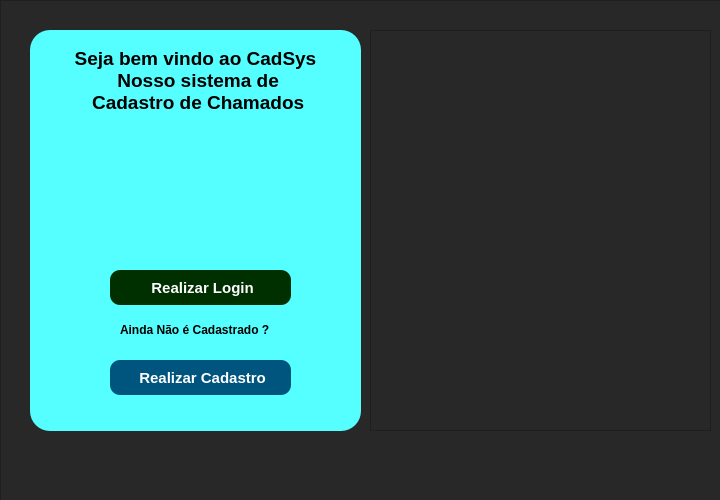
<?xml version="1.0" encoding="UTF-8"?>
<ui version="4.0">
 <class>MainWindow</class>
 <widget class="QMainWindow" name="MainWindow">
  <property name="geometry">
   <rect>
    <x>0</x>
    <y>0</y>
    <width>720</width>
    <height>500</height>
   </rect>
  </property>
  <property name="maximumSize">
   <size>
    <width>720</width>
    <height>500</height>
   </size>
  </property>
  <property name="windowTitle">
   <string>Login</string>
  </property>
  <property name="styleSheet">
   <string notr="true"/>
  </property>
  <widget class="QWidget" name="centralwidget">
   <widget class="QFrame" name="frame">
    <property name="geometry">
     <rect>
      <x>0</x>
      <y>0</y>
      <width>721</width>
      <height>501</height>
     </rect>
    </property>
    <property name="styleSheet">
     <string notr="true">background-color: rgb(40, 40, 40);</string>
    </property>
    <property name="frameShape">
     <enum>QFrame::StyledPanel</enum>
    </property>
    <property name="frameShadow">
     <enum>QFrame::Raised</enum>
    </property>
    <widget class="QFrame" name="frame_2">
     <property name="geometry">
      <rect>
       <x>30</x>
       <y>30</y>
       <width>331</width>
       <height>401</height>
      </rect>
     </property>
     <property name="styleSheet">
      <string notr="true">background-color: rgb(85, 255, 255);
border-radius: 20px </string>
     </property>
     <property name="frameShape">
      <enum>QFrame::StyledPanel</enum>
     </property>
     <property name="frameShadow">
      <enum>QFrame::Raised</enum>
     </property>
     <widget class="QLabel" name="label">
      <property name="geometry">
       <rect>
        <x>30</x>
        <y>10</y>
        <width>271</width>
        <height>81</height>
       </rect>
      </property>
      <property name="font">
       <font>
        <pointsize>14</pointsize>
        <weight>75</weight>
        <bold>true</bold>
       </font>
      </property>
      <property name="styleSheet">
       <string notr="true">color: rgb(0, 0, 0);</string>
      </property>
      <property name="text">
       <string>Seja bem vindo ao CadSys 
 Nosso sistema de
 Cadastro de Chamados</string>
      </property>
      <property name="alignment">
       <set>Qt::AlignCenter</set>
      </property>
     </widget>
     <widget class="QLabel" name="label_3">
      <property name="geometry">
       <rect>
        <x>110</x>
        <y>100</y>
        <width>121</width>
        <height>121</height>
       </rect>
      </property>
      <property name="text">
       <string/>
      </property>
      <property name="pixmap">
       <pixmap>../src/conferencia.png</pixmap>
      </property>
      <property name="scaledContents">
       <bool>true</bool>
      </property>
     </widget>
     <widget class="QPushButton" name="btn_Login">
      <property name="geometry">
       <rect>
        <x>80</x>
        <y>240</y>
        <width>181</width>
        <height>35</height>
       </rect>
      </property>
      <property name="font">
       <font>
        <pointsize>11</pointsize>
        <weight>75</weight>
        <bold>true</bold>
       </font>
      </property>
      <property name="styleSheet">
       <string notr="true">border-radius: 10px;
color: rgb(255, 255, 255);
background-color: rgb(0, 47, 0);</string>
      </property>
      <property name="text">
       <string> Realizar Login</string>
      </property>
      <property name="icon">
       <iconset>
        <normaloff>../src/verificar.png</normaloff>../src/verificar.png</iconset>
      </property>
      <property name="iconSize">
       <size>
        <width>30</width>
        <height>30</height>
       </size>
      </property>
     </widget>
     <widget class="QLabel" name="label_4">
      <property name="geometry">
       <rect>
        <x>90</x>
        <y>290</y>
        <width>161</width>
        <height>20</height>
       </rect>
      </property>
      <property name="font">
       <font>
        <pointsize>9</pointsize>
        <weight>75</weight>
        <bold>true</bold>
       </font>
      </property>
      <property name="text">
       <string>Ainda Não é Cadastrado ?</string>
      </property>
     </widget>
     <widget class="QPushButton" name="btn_Cadastro">
      <property name="geometry">
       <rect>
        <x>80</x>
        <y>330</y>
        <width>181</width>
        <height>35</height>
       </rect>
      </property>
      <property name="font">
       <font>
        <pointsize>11</pointsize>
        <weight>75</weight>
        <bold>true</bold>
       </font>
      </property>
      <property name="styleSheet">
       <string notr="true">border-radius: 10px;
color: rgb(255, 255, 255);
background-color: rgb(0, 85, 127);
</string>
      </property>
      <property name="text">
       <string> Realizar Cadastro</string>
      </property>
      <property name="icon">
       <iconset>
        <normaloff>../src/cadastro.png</normaloff>../src/cadastro.png</iconset>
      </property>
      <property name="iconSize">
       <size>
        <width>20</width>
        <height>20</height>
       </size>
      </property>
     </widget>
    </widget>
    <widget class="QFrame" name="frame_Login">
     <property name="geometry">
      <rect>
       <x>379</x>
       <y>30</y>
       <width>331</width>
       <height>401</height>
      </rect>
     </property>
     <property name="styleSheet">
      <string notr="true">background-color: rgb(85, 255, 255);
border-radius: 20px </string>
     </property>
     <property name="frameShape">
      <enum>QFrame::StyledPanel</enum>
     </property>
     <property name="frameShadow">
      <enum>QFrame::Raised</enum>
     </property>
     <widget class="QLabel" name="label_2">
      <property name="geometry">
       <rect>
        <x>20</x>
        <y>30</y>
        <width>291</width>
        <height>31</height>
       </rect>
      </property>
      <property name="font">
       <font>
        <pointsize>11</pointsize>
        <weight>75</weight>
        <bold>true</bold>
       </font>
      </property>
      <property name="styleSheet">
       <string notr="true">color: rgb(0, 0, 0);</string>
      </property>
      <property name="text">
       <string>Realize o Login para obter total acesso</string>
      </property>
      <property name="alignment">
       <set>Qt::AlignCenter</set>
      </property>
     </widget>
     <widget class="QPushButton" name="btn_Entrar">
      <property name="geometry">
       <rect>
        <x>100</x>
        <y>270</y>
        <width>131</width>
        <height>35</height>
       </rect>
      </property>
      <property name="font">
       <font>
        <pointsize>12</pointsize>
        <weight>75</weight>
        <bold>true</bold>
       </font>
      </property>
      <property name="styleSheet">
       <string notr="true">border-radius: 10px;
color: rgb(255, 255, 255);
background-color: rgb(0, 47, 0);</string>
      </property>
      <property name="text">
       <string> Entrar</string>
      </property>
      <property name="icon">
       <iconset>
        <normaloff>../src/verificar.png</normaloff>../src/verificar.png</iconset>
      </property>
      <property name="iconSize">
       <size>
        <width>30</width>
        <height>30</height>
       </size>
      </property>
     </widget>
     <widget class="QLineEdit" name="user">
      <property name="geometry">
       <rect>
        <x>40</x>
        <y>80</y>
        <width>250</width>
        <height>31</height>
       </rect>
      </property>
      <property name="font">
       <font>
        <pointsize>11</pointsize>
       </font>
      </property>
      <property name="styleSheet">
       <string notr="true">color: rgb(255, 255, 255);
background-color: rgb(89, 89, 89);
border-radius: 10px;
</string>
      </property>
      <property name="text">
       <string/>
      </property>
      <property name="alignment">
       <set>Qt::AlignCenter</set>
      </property>
      <property name="placeholderText">
       <string>Digite Seu Nome</string>
      </property>
     </widget>
     <widget class="QComboBox" name="tipoLog">
      <property name="geometry">
       <rect>
        <x>40</x>
        <y>200</y>
        <width>250</width>
        <height>31</height>
       </rect>
      </property>
      <property name="font">
       <font>
        <pointsize>10</pointsize>
       </font>
      </property>
      <property name="styleSheet">
       <string notr="true">color: rgb(255, 255, 255);
background-color: rgb(89, 89, 89);
border-radius: 10px;
</string>
      </property>
      <item>
       <property name="text">
        <string/>
       </property>
      </item>
      <item>
       <property name="text">
        <string>usuario</string>
       </property>
      </item>
      <item>
       <property name="text">
        <string>tecnico</string>
       </property>
      </item>
     </widget>
     <widget class="QLabel" name="label_6">
      <property name="geometry">
       <rect>
        <x>50</x>
        <y>330</y>
        <width>231</width>
        <height>31</height>
       </rect>
      </property>
      <property name="font">
       <font>
        <pointsize>11</pointsize>
        <weight>75</weight>
        <bold>true</bold>
       </font>
      </property>
      <property name="styleSheet">
       <string notr="true">color: rgb(255, 255, 0);</string>
      </property>
      <property name="text">
       <string/>
      </property>
      <property name="alignment">
       <set>Qt::AlignCenter</set>
      </property>
     </widget>
     <widget class="QLineEdit" name="passwd">
      <property name="geometry">
       <rect>
        <x>40</x>
        <y>130</y>
        <width>250</width>
        <height>31</height>
       </rect>
      </property>
      <property name="font">
       <font>
        <pointsize>11</pointsize>
       </font>
      </property>
      <property name="styleSheet">
       <string notr="true">color: rgb(255, 255, 255);
background-color: rgb(89, 89, 89);
border-radius: 10px;
</string>
      </property>
      <property name="text">
       <string/>
      </property>
      <property name="alignment">
       <set>Qt::AlignCenter</set>
      </property>
      <property name="placeholderText">
       <string>Digite Sua Senha</string>
      </property>
     </widget>
     <widget class="QLabel" name="label_7">
      <property name="geometry">
       <rect>
        <x>140</x>
        <y>176</y>
        <width>51</width>
        <height>20</height>
       </rect>
      </property>
      <property name="font">
       <font>
        <pointsize>12</pointsize>
        <weight>75</weight>
        <bold>true</bold>
       </font>
      </property>
      <property name="styleSheet">
       <string notr="true">color: #000</string>
      </property>
      <property name="text">
       <string>Tipo:</string>
      </property>
      <property name="alignment">
       <set>Qt::AlignCenter</set>
      </property>
     </widget>
    </widget>
    <widget class="QFrame" name="frame_Cadastro">
     <property name="geometry">
      <rect>
       <x>379</x>
       <y>30</y>
       <width>331</width>
       <height>401</height>
      </rect>
     </property>
     <property name="styleSheet">
      <string notr="true">background-color: rgb(85, 255, 255);
border-radius: 20px </string>
     </property>
     <property name="frameShape">
      <enum>QFrame::StyledPanel</enum>
     </property>
     <property name="frameShadow">
      <enum>QFrame::Raised</enum>
     </property>
     <widget class="QLabel" name="label_5">
      <property name="geometry">
       <rect>
        <x>20</x>
        <y>10</y>
        <width>291</width>
        <height>31</height>
       </rect>
      </property>
      <property name="font">
       <font>
        <pointsize>11</pointsize>
        <weight>75</weight>
        <bold>true</bold>
        <underline>false</underline>
       </font>
      </property>
      <property name="styleSheet">
       <string notr="true">color: rgb(0, 0, 0);</string>
      </property>
      <property name="text">
       <string>Preencha os campos para se cadastrar:</string>
      </property>
      <property name="alignment">
       <set>Qt::AlignCenter</set>
      </property>
     </widget>
     <widget class="QPushButton" name="btn_Cad">
      <property name="geometry">
       <rect>
        <x>110</x>
        <y>320</y>
        <width>121</width>
        <height>35</height>
       </rect>
      </property>
      <property name="font">
       <font>
        <pointsize>11</pointsize>
        <weight>75</weight>
        <bold>true</bold>
       </font>
      </property>
      <property name="styleSheet">
       <string notr="true">border-radius: 10px;
color: rgb(255, 255, 255);
background-color: rgb(0, 85, 127);
</string>
      </property>
      <property name="text">
       <string> Cadastrar</string>
      </property>
      <property name="icon">
       <iconset>
        <normaloff>../src/cadastro.png</normaloff>../src/cadastro.png</iconset>
      </property>
     </widget>
     <widget class="QLineEdit" name="nameCad">
      <property name="geometry">
       <rect>
        <x>40</x>
        <y>60</y>
        <width>251</width>
        <height>31</height>
       </rect>
      </property>
      <property name="font">
       <font>
        <pointsize>10</pointsize>
        <weight>75</weight>
        <bold>true</bold>
       </font>
      </property>
      <property name="styleSheet">
       <string notr="true">color: rgb(255, 255, 255);
background-color: rgb(89, 89, 89);
border-radius: 10px;
</string>
      </property>
      <property name="text">
       <string/>
      </property>
      <property name="alignment">
       <set>Qt::AlignCenter</set>
      </property>
      <property name="placeholderText">
       <string>Digite Seu Nome</string>
      </property>
     </widget>
     <widget class="QComboBox" name="tipoCad">
      <property name="geometry">
       <rect>
        <x>40</x>
        <y>200</y>
        <width>251</width>
        <height>31</height>
       </rect>
      </property>
      <property name="font">
       <font>
        <pointsize>11</pointsize>
       </font>
      </property>
      <property name="styleSheet">
       <string notr="true">color: rgb(255, 255, 255);
background-color: rgb(89, 89, 89);
border-radius: 10px;
padding-left: 40px;</string>
      </property>
      <item>
       <property name="text">
        <string/>
       </property>
      </item>
     </widget>
     <widget class="QLabel" name="resCad">
      <property name="geometry">
       <rect>
        <x>60</x>
        <y>360</y>
        <width>221</width>
        <height>31</height>
       </rect>
      </property>
      <property name="font">
       <font>
        <pointsize>10</pointsize>
        <weight>75</weight>
        <bold>true</bold>
       </font>
      </property>
      <property name="styleSheet">
       <string notr="true">color: rgb(0, 0, 127);</string>
      </property>
      <property name="text">
       <string/>
      </property>
      <property name="alignment">
       <set>Qt::AlignCenter</set>
      </property>
     </widget>
     <widget class="QLineEdit" name="senhaCad">
      <property name="geometry">
       <rect>
        <x>40</x>
        <y>100</y>
        <width>251</width>
        <height>31</height>
       </rect>
      </property>
      <property name="font">
       <font>
        <pointsize>10</pointsize>
        <weight>75</weight>
        <bold>true</bold>
       </font>
      </property>
      <property name="styleSheet">
       <string notr="true">color: rgb(255, 255, 255);
background-color: rgb(89, 89, 89);
border-radius: 10px;
</string>
      </property>
      <property name="text">
       <string/>
      </property>
      <property name="alignment">
       <set>Qt::AlignCenter</set>
      </property>
      <property name="placeholderText">
       <string>Digite Sua Senha</string>
      </property>
     </widget>
     <widget class="QLabel" name="label_9">
      <property name="geometry">
       <rect>
        <x>140</x>
        <y>176</y>
        <width>61</width>
        <height>20</height>
       </rect>
      </property>
      <property name="font">
       <font>
        <pointsize>11</pointsize>
        <weight>75</weight>
        <bold>true</bold>
       </font>
      </property>
      <property name="styleSheet">
       <string notr="true">color: #000</string>
      </property>
      <property name="text">
       <string>Tipo</string>
      </property>
      <property name="alignment">
       <set>Qt::AlignCenter</set>
      </property>
     </widget>
     <widget class="QComboBox" name="filialCad">
      <property name="geometry">
       <rect>
        <x>40</x>
        <y>270</y>
        <width>251</width>
        <height>31</height>
       </rect>
      </property>
      <property name="font">
       <font>
        <pointsize>11</pointsize>
       </font>
      </property>
      <property name="styleSheet">
       <string notr="true">color: rgb(255, 255, 255);
background-color: rgb(89, 89, 89);
border-radius: 10px;
padding-left: 40px;</string>
      </property>
      <property name="placeholderText">
       <string/>
      </property>
     </widget>
     <widget class="QLabel" name="label_10">
      <property name="geometry">
       <rect>
        <x>140</x>
        <y>250</y>
        <width>61</width>
        <height>16</height>
       </rect>
      </property>
      <property name="font">
       <font>
        <pointsize>11</pointsize>
        <weight>75</weight>
        <bold>true</bold>
       </font>
      </property>
      <property name="styleSheet">
       <string notr="true">color: #000</string>
      </property>
      <property name="text">
       <string>Filial</string>
      </property>
      <property name="alignment">
       <set>Qt::AlignCenter</set>
      </property>
     </widget>
     <widget class="QLineEdit" name="repSenhaCad">
      <property name="geometry">
       <rect>
        <x>40</x>
        <y>140</y>
        <width>251</width>
        <height>31</height>
       </rect>
      </property>
      <property name="font">
       <font>
        <pointsize>10</pointsize>
        <weight>75</weight>
        <bold>true</bold>
       </font>
      </property>
      <property name="styleSheet">
       <string notr="true">color: rgb(255, 255, 255);
background-color: rgb(89, 89, 89);
border-radius: 10px;
</string>
      </property>
      <property name="text">
       <string/>
      </property>
      <property name="alignment">
       <set>Qt::AlignCenter</set>
      </property>
      <property name="placeholderText">
       <string>Repita sua Senha</string>
      </property>
     </widget>
    </widget>
    <widget class="QFrame" name="frame_off_login">
     <property name="geometry">
      <rect>
       <x>370</x>
       <y>30</y>
       <width>341</width>
       <height>401</height>
      </rect>
     </property>
     <property name="styleSheet">
      <string notr="true">background-color: rgb(40, 40, 40);</string>
     </property>
     <property name="frameShape">
      <enum>QFrame::StyledPanel</enum>
     </property>
     <property name="frameShadow">
      <enum>QFrame::Raised</enum>
     </property>
     <widget class="QLabel" name="label_11">
      <property name="geometry">
       <rect>
        <x>20</x>
        <y>10</y>
        <width>91</width>
        <height>101</height>
       </rect>
      </property>
      <property name="text">
       <string/>
      </property>
      <property name="pixmap">
       <pixmap>../src/servidor.png</pixmap>
      </property>
      <property name="scaledContents">
       <bool>true</bool>
      </property>
     </widget>
     <widget class="QLabel" name="label_12">
      <property name="geometry">
       <rect>
        <x>140</x>
        <y>150</y>
        <width>101</width>
        <height>101</height>
       </rect>
      </property>
      <property name="text">
       <string/>
      </property>
      <property name="pixmap">
       <pixmap>../src/chamada-de-video.png</pixmap>
      </property>
      <property name="scaledContents">
       <bool>true</bool>
      </property>
     </widget>
     <widget class="QLabel" name="label_13">
      <property name="geometry">
       <rect>
        <x>250</x>
        <y>300</y>
        <width>81</width>
        <height>81</height>
       </rect>
      </property>
      <property name="text">
       <string/>
      </property>
      <property name="pixmap">
       <pixmap>../src/sistemas.png</pixmap>
      </property>
      <property name="scaledContents">
       <bool>true</bool>
      </property>
     </widget>
    </widget>
    <zorder>frame_2</zorder>
    <zorder>frame_Cadastro</zorder>
    <zorder>frame_Login</zorder>
    <zorder>frame_off_login</zorder>
   </widget>
  </widget>
 </widget>
 <resources/>
 <connections/>
</ui>
